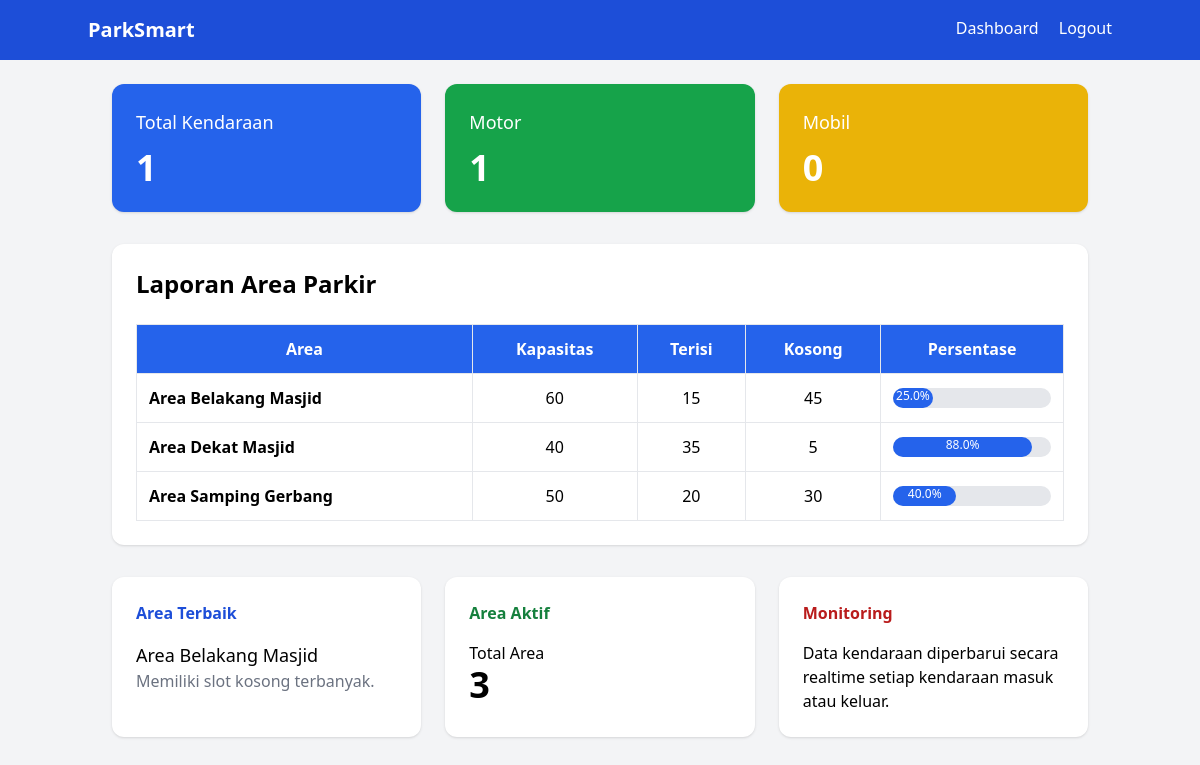
/laporan (signed in), run on the app's committed database.
### tables this page shows
CREATE TABLE area_parkir(
        id INTEGER PRIMARY KEY AUTOINCREMENT,
        nama_area TEXT,
        kapasitas INTEGER,
        terisi INTEGER
    );

### app.py (the view)
@app.route("/laporan")
def laporan():
    if session.get("role") != "admin": return redirect("/login")
    conn = get_db()
    total = conn.execute("SELECT COUNT(*) FROM riwayat").fetchone()[0]
    motor = conn.execute("SELECT COUNT(*) FROM riwayat WHERE jenis_kendaraan='Motor'").fetchone()[0]
    mobil = conn.execute("SELECT COUNT(*) FROM riwayat WHERE jenis_kendaraan='Mobil'").fetchone()[0]
    area = conn.execute("SELECT nama_area, kapasitas, terisi FROM area_parkir ORDER BY nama_area").fetchall()
    conn.close()
    return render_template("laporan.html", total=total, motor=motor, mobil=mobil, area=area)

### app.py (called while the page is built)
def get_db():
    conn = sqlite3.connect(DATABASE)
    conn.row_factory = sqlite3.Row
    return conn

### templates/laporan.html (shortened to what this page needs)
{% extends "layout.html" %}
{% block content %}
<div class="grid grid-cols-1 md:grid-cols-3 gap-6 mb-8">
    <div class="bg-blue-600 text-white rounded-xl shadow p-6">
        <h2 class="text-lg">Total Kendaraan</h2>
        <h1 class="text-4xl font-bold mt-3">
            {{ total }}
        </h1>
    </div>
    <div class="bg-green-600 text-white rounded-xl shadow p-6">
        <h2 class="text-lg">Motor</h2>
        <h1 class="text-4xl font-bold mt-3">
            {{ motor }}
        </h1>
    </div>
    <div class="bg-yellow-500 text-white rounded-xl shadow p-6">
        <h2 class="text-lg">Mobil</h2>
        <h1 class="text-4xl font-bold mt-3">
            {{ mobil }}
        </h1>
    </div>
</div>
<div class="bg-white rounded-xl shadow p-6">
    <h2 class="text-2xl font-bold mb-6">
        Laporan Area Parkir
    </h2>
    <table class="w-full border">
        <thead class="bg-blue-600 text-white">
            <tr>
                <th class="border p-3">
                    Area
                </th>
                <th class="border p-3">
                    Kapasitas
                </th>
                <th class="border p-3">
                    Terisi
                </th>
                <th class="border p-3">
                    Kosong
                </th>
                <th class="border p-3">
                    Persentase
                </th>
            </tr>
        </thead>
        <tbody>
            {% for a in area %}
            {% set persen=((a["terisi"]/a["kapasitas"])*100)|round(0) %}
            <tr>
                <td class="border p-3 font-semibold">
                    Area {{ a["nama_area"] }}
                </td>
                <td class="border p-3 text-center">
                    {{ a["kapasitas"] }}
                </td>
                <td class="border p-3 text-center">
                    {{ a["terisi"] }}
                </td>
                <td class="border p-3 text-center">
                    {{ a["kapasitas"]-a["terisi"] }}
                </td>
                <td class="border p-3">
                    <div class="w-full bg-gray-200 rounded-full h-5">
                        <div
                            class="bg-blue-600 h-5 rounded-full text-white text-xs text-center"
                            style="width:{{persen}}%;">
                            {{persen}}%
                        </div>
                    </div>
                </td>
            </tr>
            {% endfor %}
        </tbody>
    </table>
</div>
<div class="grid md:grid-cols-3 gap-6 mt-8">
    <div class="bg-white rounded-xl shadow p-6">
        <h3 class="font-bold text-blue-700">
            Area Terbaik
        </h3>
        {% set terbaik=area|sort(attribute='terisi')|first %}
        <p class="mt-4 text-lg">
            Area {{terbaik["nama_area"]}}
        </p>
        <p class="text-gray-500">
            Memiliki slot kosong terbanyak.
        </p>
    </div>
    <div class="bg-white rounded-xl shadow p-6">
        <h3 class="font-bold text-green-700">
            Area Aktif
        </h3>
        <p class="mt-4">
            Total Area
        </p>
        <h2 class="text-4xl font-bold">
            {{ area|length }}
        </h2>
    </div>
    <div class="bg-white rounded-xl shadow p-6">
        <h3 class="font-bold text-red-700">
            Monitoring
        </h3>
        <p class="mt-4">
            Data kendaraan diperbarui secara realtime setiap kendaraan masuk atau keluar.
        </p>
    </div>
</div>
{% endblock %}

### data on the page
area_parkir: nama_area "Belakang Masjid", kapasitas "60", terisi "15", a['kapasitas']-a['terisi'] "45", persen "25.0"
area_parkir: nama_area "Dekat Masjid", kapasitas "40", terisi "35", a['kapasitas']-a['terisi'] "5", persen "88.0"
area_parkir: nama_area "Samping Gerbang", kapasitas "50", terisi "20", a['kapasitas']-a['terisi'] "30", persen "40.0"

### other printed values
{{ total }} "1"
{{ motor }} "1"
{{ mobil }} "0"
{{ area|length }} "3"
